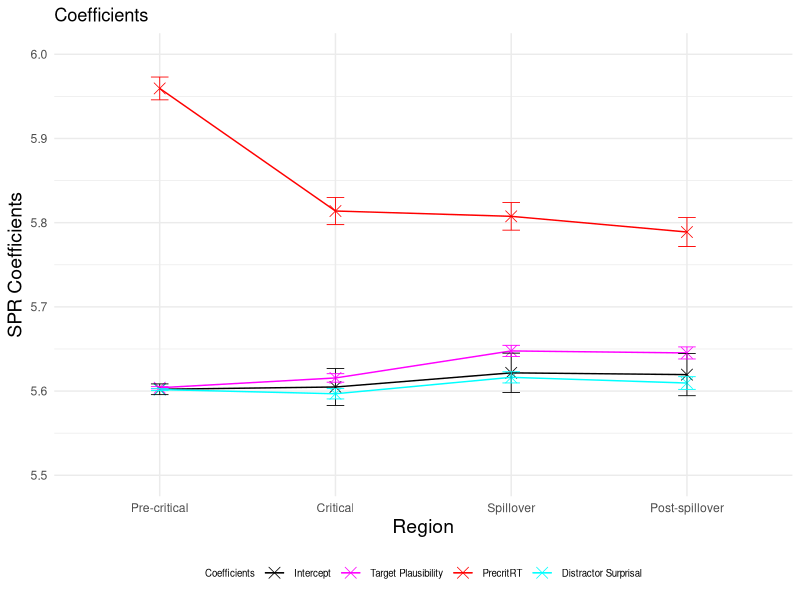
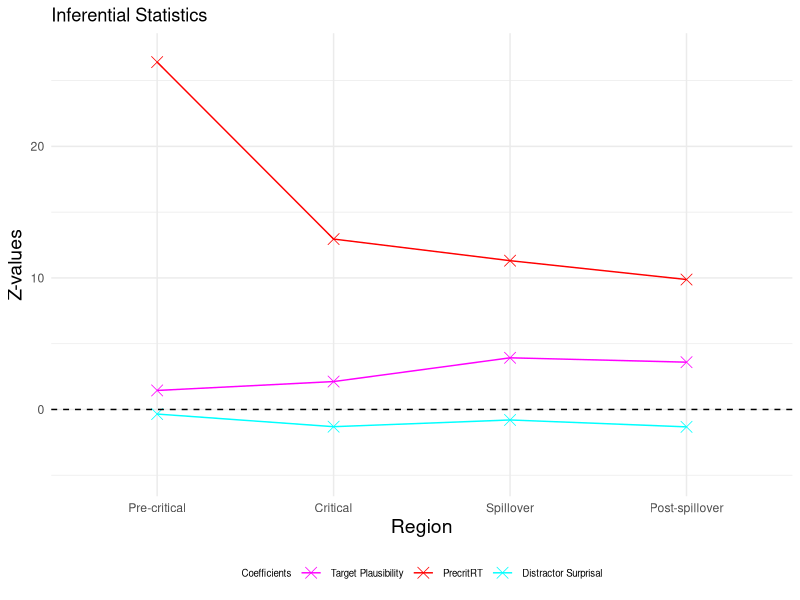
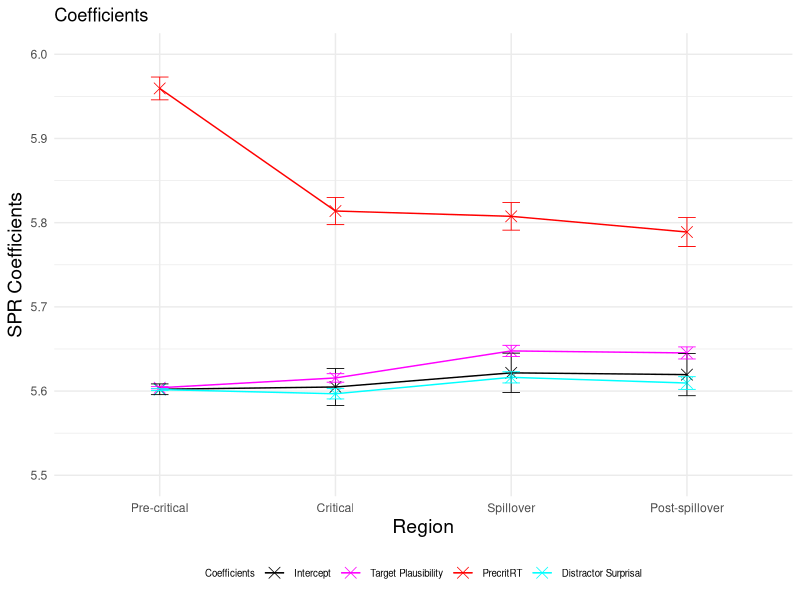
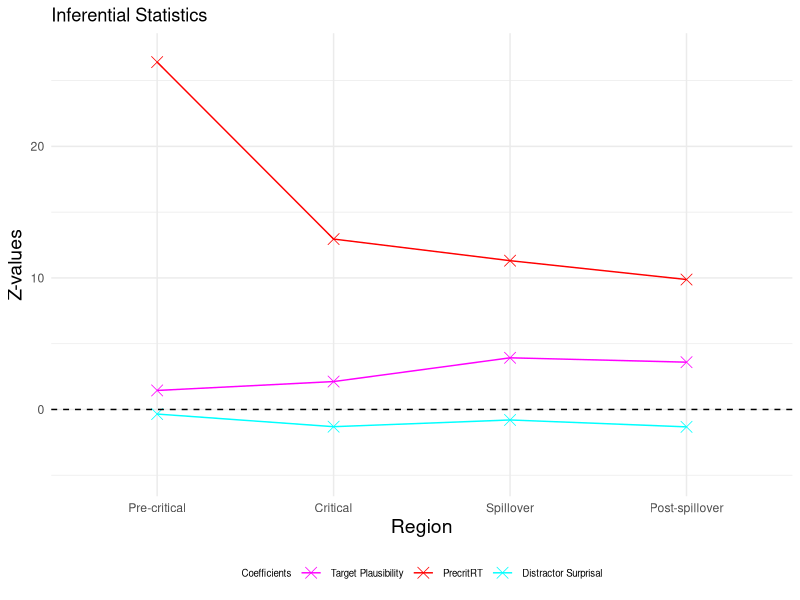

R code for these plots, in order:
### LMER ###
# load lme4 package
library(lme4)
library(lmerTest)
library(dplyr)
library(ggplot2)

setwd("~/Downloads/Master_Thesis/3_SPR_Study/Results_SPR_Plaus_avg/")
GP6 <- read.csv("GP6SPR_processed.csv")

residuals <- data.frame(
  Region = character(0),
  Condition = character(0),
  Residual = numeric(0),
  SE_Residual = numeric(0)
)

logRT_estimated <- data.frame(
  Region = character(0),
  Condition = character(0),
  Estimated_logRT = numeric(0),
  SE_Estimated = numeric(0)
)

p_values <- data.frame(
  Region = character(0),
  p_value_plausibility_target = numeric(0),
  p_value_surprisal_distractor = numeric(0),
  p_value_precrit = numeric(0)
)

SPR_coefficients <- data.frame(
  Region = character(0),
  Estimate = character(0),
  Estimate_value = numeric(0),
  Estimate_error = numeric(0),
  Z_value = numeric(0)
)


regions <- c("Pre-critical", "Critical", "Spillover", "Post-spillover") 
conditions <- c("A", "B", "C") 

for (region in regions) 
{
  # Precritical region
  region_subset <- subset(GP6, Region == region)
  
  # standardise predictors
  region_subset$scaled_Plaus_per_region <- scale(region_subset$SPR_Plaus_avg)
  region_subset$scaled_Surprisaldist_per_region <- scale(region_subset$Surprisal_distractor)
  region_subset$scaled_precrit_RT_per_region <- scale(region_subset$precritRT)
  # invert predictor plausibility
  region_subset$inverted_scaled_Plaus_per_region <- (region_subset$scaled_Plaus_per_region) * (-1)
  #log transform reading times
  region_subset$logRT_per_region <- log(region_subset$ReadingTime)
  
  
  # define and run the linear mixed-effects regression model for the precritical region 
  if (region == "Pre-critical")
  {
    model_per_region <-  lmer(logRT_per_region ~ inverted_scaled_Plaus_per_region + scaled_Surprisaldist_per_region + scaled_precrit_RT_per_region +
                                (1 + inverted_scaled_Plaus_per_region + scaled_Surprisaldist_per_region + scaled_precrit_RT_per_region | Subject) + 
                                (1 + inverted_scaled_Plaus_per_region + scaled_Surprisaldist_per_region + scaled_precrit_RT_per_region | Item), data = region_subset)}
  
  if (region == "Critical")
  {
    model_per_region <-  lmer(logRT_per_region ~ inverted_scaled_Plaus_per_region + scaled_Surprisaldist_per_region + scaled_precrit_RT_per_region +
                                (1 + inverted_scaled_Plaus_per_region + scaled_Surprisaldist_per_region + scaled_precrit_RT_per_region | Subject) + 
                                (1 + inverted_scaled_Plaus_per_region + scaled_Surprisaldist_per_region + scaled_precrit_RT_per_region | Item), data = region_subset)}
  
  if (region == "Spillover")
  {
    model_per_region <-  lmer(logRT_per_region ~ inverted_scaled_Plaus_per_region + scaled_Surprisaldist_per_region + scaled_precrit_RT_per_region +
                                (1 + inverted_scaled_Plaus_per_region + scaled_Surprisaldist_per_region + scaled_precrit_RT_per_region | Subject) + 
                                (1 + inverted_scaled_Plaus_per_region + scaled_precrit_RT_per_region | Item), data = region_subset)}
  
  if (region == "Post-spillover")
  {
    model_per_region <-  lmer(logRT_per_region ~ inverted_scaled_Plaus_per_region + scaled_Surprisaldist_per_region + scaled_precrit_RT_per_region +
                                (1 + scaled_Surprisaldist_per_region + scaled_precrit_RT_per_region | Subject) + 
                                (1 + inverted_scaled_Plaus_per_region + scaled_Surprisaldist_per_region + scaled_precrit_RT_per_region | Item), data = region_subset)}
  
  # print the summary of the model
  summary_per_region <- summary(model_per_region)
  print(summary_per_region)
  
  # calculate p-values
  p_values_per_region <- summary_per_region$coefficients[, "Pr(>|t|)"]
  new_row_p_value <- data.frame(Region = region, 
                                p_value_plausibility_target = p_values_per_region[2], 
                                p_value_surprisal_distractor = p_values_per_region[3],
                                p_value_precrit = p_values_per_region[4])
  p_values <- rbind(p_values, new_row_p_value)
  
  # extract intercept and coefficients added to intercept
  coefficients_per_region <- summary_per_region$coefficients
  intercept <- coefficients_per_region["(Intercept)", 1]
  plaus_target_coeff <- coefficients_per_region["(Intercept)", 1] + coefficients_per_region["inverted_scaled_Plaus_per_region", 1]
  surprisal_distractor_coeff <- coefficients_per_region["(Intercept)", 1] + coefficients_per_region["scaled_Surprisaldist_per_region", 1]
  precritRT_coeff <- coefficients_per_region["(Intercept)", 1] + coefficients_per_region["scaled_precrit_RT_per_region", 1]
  
  # add error bars for coefficients and intercept
  new_row_coefficient <- data.frame(Region = region, 
                                    Estimate = "Intercept", 
                                    Estimate_value = intercept, 
                                    Estimate_error = coefficients_per_region["(Intercept)", 2],
                                    Z_value = 0)
  SPR_coefficients <- rbind(SPR_coefficients, new_row_coefficient)
  
  new_row_coefficient <- data.frame(Region = region,
                                    Estimate = "Plausability",
                                    Estimate_value = plaus_target_coeff,
                                    Estimate_error = coefficients_per_region["inverted_scaled_Plaus_per_region", 2],
                                    Z_value = coefficients_per_region["inverted_scaled_Plaus_per_region", 1] / coefficients_per_region["inverted_scaled_Plaus_per_region", 2])
  SPR_coefficients <- rbind(SPR_coefficients, new_row_coefficient)
  
  new_row_coefficient <- data.frame(Region = region,
                                    Estimate = "Surprisal", 
                                    Estimate_value = surprisal_distractor_coeff, 
                                    Estimate_error = coefficients_per_region["scaled_Surprisaldist_per_region", 2],
                                    Z_value = coefficients_per_region["scaled_Surprisaldist_per_region", 1] / coefficients_per_region["scaled_Surprisaldist_per_region", 2])
  SPR_coefficients <- rbind(SPR_coefficients, new_row_coefficient)
  
  new_row_coefficient <- data.frame(Region = region,
                                    Estimate = "PrecritRT", 
                                    Estimate_value = precritRT_coeff, 
                                    Estimate_error = coefficients_per_region["scaled_precrit_RT_per_region", 2],
                                    Z_value = coefficients_per_region["scaled_precrit_RT_per_region", 1] / coefficients_per_region["scaled_precrit_RT_per_region", 2])
  SPR_coefficients <- rbind(SPR_coefficients, new_row_coefficient)
  
  for (condition in conditions)
  {
    #####predict condition A, precritical#####
    region_per_condition <- subset(region_subset, Condition == condition)
    region_per_condition$region_per_condition_Predicted <- predict(model_per_region, newdata = region_per_condition,  type = "response")
    
    # calculate residuals
    Residual_region_per_condition <- mean(region_per_condition$logRT_per_region) - mean(region_per_condition$region_per_condition_Predicted)
    Residual_region_per_condition
    # observed RT for condition A precritical
    region_per_condition_logRT_observed <- mean(region_per_condition$logRT_per_region)
    # if (condition == "C") 
    #  {
    #  print(region_per_condition_logRT_observed)
    # }
    # estimated RT for condition A precritical
    region_per_condition_logRT_estimated <- mean(region_per_condition$region_per_condition_Predicted)
    region_per_condition_logRT_estimated
    
    # calculate standard error for residuals
    SE_residuals_region_per_condition <- sqrt(sd(region_per_condition$logRT_per_region, na.rm = TRUE)^2/length(region_per_condition$logRT_per_region) + sd(region_per_condition$region_per_condition_Predicted, na.rm = TRUE)^2/length(region_per_condition$region_per_condition_Predicted))
    
    new_row_residuals <- data.frame(Region = region, Condition = condition, Residual = Residual_region_per_condition, SE_Residual = SE_residuals_region_per_condition)
    residuals <- rbind(residuals, new_row_residuals)
    
    # calculate standard error for logRT estimated
    ##
    SE_estimated_region_per_condition <- sd(region_per_condition$region_per_condition_Predicted, na.rm = TRUE) / sqrt(length(region_per_condition$region_per_condition_Predicted)) 
    
    new_row_logRT_estimated <- data.frame(Region = region, Condition = condition, Estimated_logRT = region_per_condition_logRT_estimated, SE_Estimated = SE_estimated_region_per_condition)
    logRT_estimated <- rbind(logRT_estimated, new_row_logRT_estimated)
  }
}

# plot intercept and coefficients added to intercept
p <- ggplot(SPR_coefficients, aes(x = factor(Region, levels = c("Pre-critical", "Critical", "Spillover", "Post-spillover")), 
                                  y = Estimate_value, color = Estimate, group = Estimate)) + geom_point(shape = 4, size = 3.5, stroke = 0.4) + geom_line(linewidth=0.5) + ylim (5.5, 6)
p <- p + theme_minimal() + geom_errorbar(aes(ymin=Estimate_value-Estimate_error, ymax=Estimate_value+Estimate_error), width=.1, size=0.3) 
p <- p + scale_color_manual(name="Coefficients", labels=c("Intercept", "Target Plausibility", "PrecritRT", "Distractor Surprisal"), values=c("#000000", "#FF00FF", "#FF0000", "#00FFFF"))
p <- p + labs(x="Region", y="SPR Coefficients", title = "Coefficients") 
p <- p + theme(legend.position="bottom", legend.text=element_text(size=7), legend.title=element_text(size=7), axis.title.x = element_text(size = 14), axis.title.y = element_text(size = 14)) 
p 
ggsave("Intercept_Coefficients_PrecritRT_Plot.pdf", p, width=4, height=4)


# plot effect sizes (z-vaues)
Effect_sizes <- subset(SPR_coefficients, Estimate != 'Intercept')

p <- ggplot(Effect_sizes, aes(x = factor(Region, levels = c("Pre-critical", "Critical", "Spillover", "Post-spillover")), 
                              y = Z_value, color = Estimate, group = Estimate)) + geom_point(shape = 4, size = 3.5, stroke = 0.4) + geom_line(linewidth=0.5) + ylim (-5, 27)
p <- p + geom_hline(yintercept=0, linetype=2)
p <- p + theme_minimal()
p <- p + scale_color_manual(name="Coefficients", labels=c( "Target Plausibility", "PrecritRT", "Distractor Surprisal"), values=c("#FF00FF", "#FF0000", "#00FFFF"))
p <- p + labs(x="Region", y="Z-values", title = "Inferential Statistics") 
p <- p + theme(legend.position="bottom", legend.text=element_text(size=7), legend.title=element_text(size=7), axis.title.x = element_text(size = 14), axis.title.y = element_text(size = 14)) 
p 
ggsave("Z_values_Precrit_RT_Plot.pdf", p, width=4, height=4)
